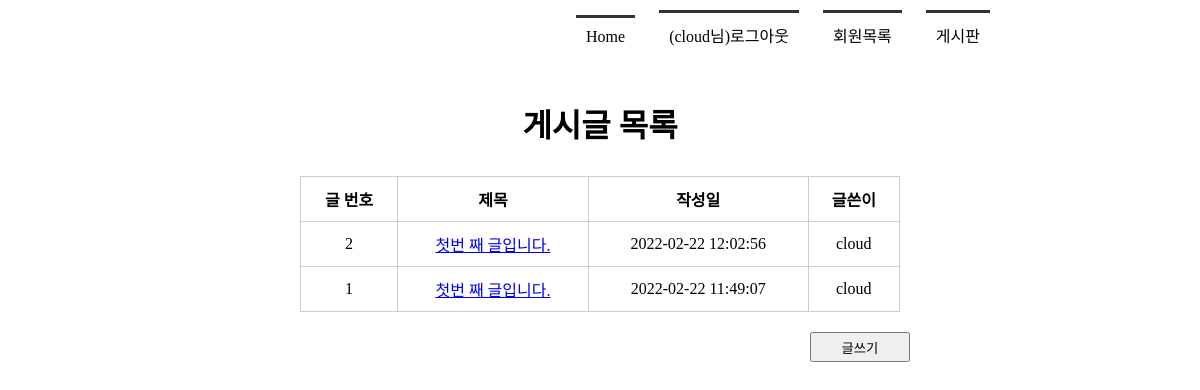
The page /boardlist/ (signed in) on the database its author committed.
### tables this page shows
CREATE TABLE board(
            bno integer PRIMARY KEY AUTOINCREMENT,
            title   text NOT NULL,
            content text NOT NULL,
            createDate timestamp date DEFAULT(datetime('now', 'localtime')),
            mid char(5) NOT NULL,
            FOREIGN KEY(mid) REFERENCES member(mid) ON DELETE CASCADE);

### app.py (the view)
@app.route('/boardlist/')
def boardlist():
    conn = getconn()
    cur = conn.cursor()
    sql = "SELECT * FROM board ORDER BY bno DESC"
    cur.execute(sql)
    rs = cur.fetchall()
    conn.close()
    return render_template('boardlist.html', rs=rs)

### app.py (called while the page is built)
def getconn():
    conn = sqlite3.connect("./members.db")
    return conn

### templates/boardlist.html (shortened to what this page needs)
<!DOCTYPE html>
<html lang="en">
<head>
    <link rel="stylesheet" href="{{ url_for('static', filename='style.css')  }}">
</head>
<body>
    <div id="container">
        {% include 'navbar.html' %}
        <section>
            <h1>게시글 목록</h1>
            <table>
                <tr>
                    <th>글 번호</th><th>제목</th><th>작성일</th><th>글쓴이</th>
                </tr>
                {% for i in rs %}
                <tr>
                    <td>{{ i[0] }}</td>
                    <td><a href = "{{ url_for('board_view', id=i[0]) }}">{{ i[1] }}</a></td>
                    <td>{{ i[3] }}</td>
                    <td>{{ i[4] }}</td>
                </tr>
                {% endfor %}
            </table>
            <div class="btn_write">
                <input type="submit" value="글쓰기">
            </div>
        </section>
    </div>
</body>
</html>

### static/style.css (style rules this page uses)
* { margin: 0; padding: 0; }
#container { width: 1000px; margin: 0 auto; }
section { text-align: center; }
section h1 { font-size: 2em; margin-bottom: 30px; }
section table { width: 600px; margin:0 auto; border-collapse: collapse; }
section table, th, td { border: 1px solid #ccc; padding: 10px }
section .btn_write { padding: 10px; text-align: right; margin: 10px 180px; }
section .btn_write input { width: 100px; height: 30px; }

### rows shown on the page
board: bno "2", title "첫번 째 글입니다.", createDate "2022-02-22 12:02:56", mid "cloud"
board: bno "1", title "첫번 째 글입니다.", createDate "2022-02-22 11:49:07", mid "cloud"

### other values the page prints
{{ session['userID'] }} "cloud"
